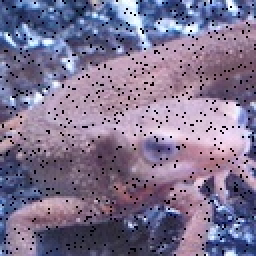
#> input picture qizheng97/chapter2/imori_noise.jpg, 128 x 128 px, found by its file name (shown 2 times larger)
$ jupyter execute --allow-errors Chap2.ipynb
#> lines starting #> are read from the running program, lines starting #| are printed output that depends on the picture
[cell 1]
from skimage import io
import matplotlib.pyplot as plt
import cv2
#> (the rest of this cell did not finish here and is left out)

#> (a cell that did not finish here is left out)

#> (a cell that did not finish here is left out)

#> (a cell that did not finish here is left out)

#> (a cell that did not finish here is left out)

[cell 6]
#Q4
import numpy as np

#> (the rest of this cell did not finish here and is left out)

#> (a cell that did not finish here is left out)

#> (a cell that did not finish here is left out)

[cell 9]
#Q7
# [8 lines left out: function average_pooling, not called in this run]

#> (the rest of this cell did not finish here and is left out)

[cell 10]
#Q8
# [8 lines left out: function max_pooling, not called in this run]

#> (the rest of this cell did not finish here and is left out)

[cell 11]
#Q9
img_noise = io.imread('https://kiyalab-tmu.github.io/rinko2021/figs/imori_noise.jpg')
#> img_noise is the input picture: shape (128, 128, 3); mean R, G, B 127.6, 116.1, 145.1

def Gfilter(x, sigma):
    h = np.zeros((x,x))
    for i in range(x):
        for j in range(x):
            h[i][j] = (1/(2*np.pi*sigma**2))*np.exp(-((i-x//2)**2+(j-x//2)**2)/(2*sigma**2))
    h = h/np.sum(h)
    return h

def Gfiltering(img, x, sigma):
    H = Gfilter(x, sigma)
    width, height, ch = img.shape
    padding = np.zeros(((width+2, height+2, 3)))
    ans = np.zeros(((width, height, 3)))
    for i in range(width):
        for j in range(height):
            for k in range(ch):
                padding[i+1][j+1][k] = img[i][j][k]

    for i in range(width):
        for j in range(height):
            for k in range(ch):
                 ans[i][j][k] = int(np.sum((padding[i:i+x,j:j+x,k]* H)))

    return ans.astype(int)

img9 = img_noise.copy()
img9 = cv2.GaussianBlur(img9, (3, 3), 1.3)
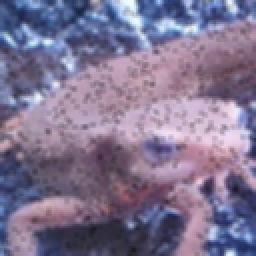
#> img9: shape (128, 128, 3) (shown 2 times larger); mean R, G, B 127.6, 116.1, 145.1
plt.subplot(1, 2, 1)
plt.imshow(img9)

img9_1 = img_noise.copy()
img9_1 = Gfiltering(img9_1, 3, 1.3)
#> after the loop in Gfiltering, `for i in range(width):`:
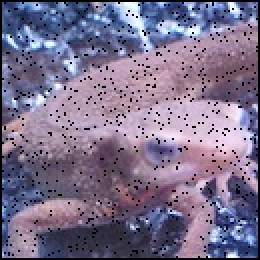
#> padding: shape (130, 130, 3) float64 (shown 2 times larger); mean R, G, B 123.7, 112.6, 140.7
#> after the loop in Gfiltering, `for i in range(width):`:
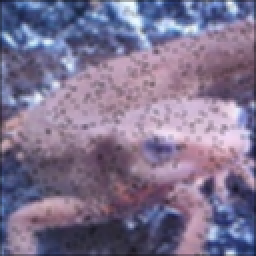
#> ans: shape (128, 128, 3) float64 (shown 2 times larger); mean R, G, B 126.2, 114.6, 143.3
plt.subplot(1, 2, 2)
plt.imshow(img9)
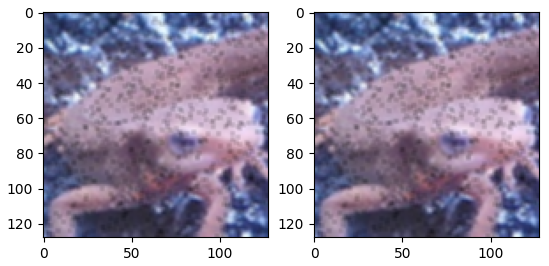
#> figure drawn by matplotlib, 2 panels
